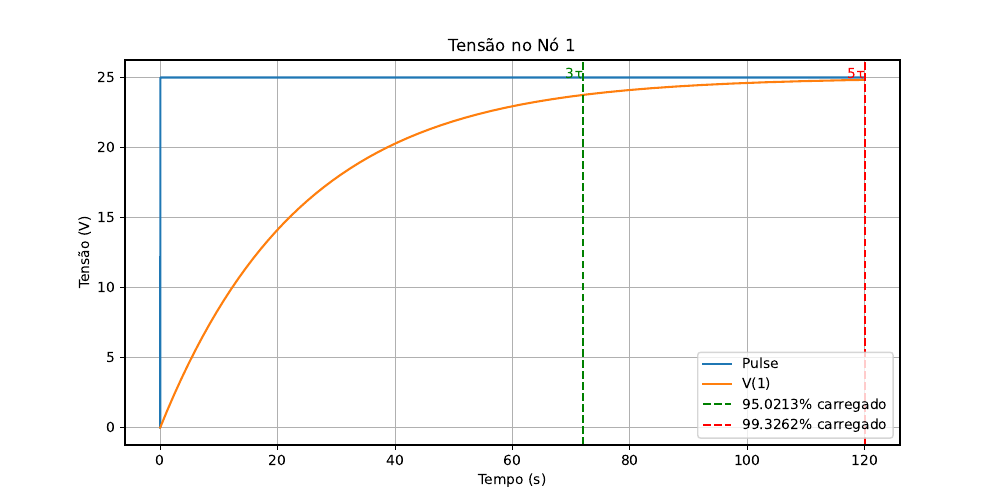

Here is the Python script that generated this plot:
import pandas as pd
import matplotlib.pyplot as plt

# Carregar dados
data = pd.read_csv(
    "output.csv",
    delim_whitespace=True,
    header=None,
    names=["tempo1", "V1", "tempo2", "V2"],
)

# Plotar tensão
plt.figure(figsize=(10, 5))
plt.plot(data["tempo1"], data["V1"], label="Pulse")
plt.plot(data["tempo2"], data["V2"], label="V(1)")

# Desenhar linhas verticais para os tempos de 3 tau e 5 tau
tau3_time = 7.200000e01  # 3 tau correspondem a 72s
tau5_time = 1.200000e02  # 5 tau correspondem a 120s

plt.axvline(x=tau3_time, color="green", linestyle="--", label="95.0213% carregado")
plt.axvline(x=tau5_time, color="red", linestyle="--", label="99.3262% carregado")

# Adicionar anotações com a letra grega tau
greek_letterz = chr(964)
tau = "{}{}".format(3, greek_letterz)
plt.text(
    tau3_time, plt.ylim()[1] * 0.95, tau, horizontalalignment="right", color="green"
)
tau = "{}{}".format(5, greek_letterz)
plt.text(tau5_time, plt.ylim()[1] * 0.95, tau, horizontalalignment="right", color="red")

plt.title("Tensão no Nó 1")
plt.xlabel("Tempo (s)")
plt.ylabel("Tensão (V)")
plt.legend()
plt.grid(True)

# Salvar o gráfico em PDF
plt.savefig("04-cir.pdf")
plt.close()  # Fechar a figura para liberar recursos
